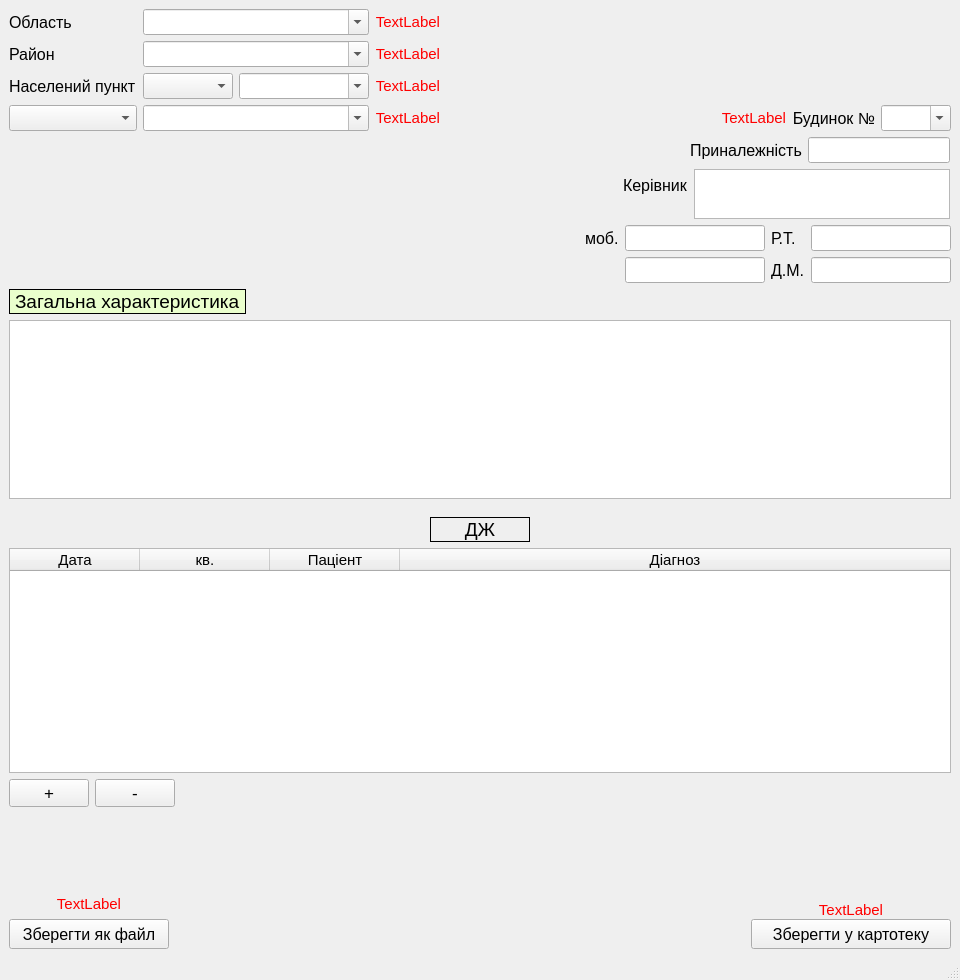
<?xml version="1.0" encoding="UTF-8"?>
<ui version="4.0">
 <class>CardNew</class>
 <widget class="QMainWindow" name="CardNew">
  <property name="geometry">
   <rect>
    <x>0</x>
    <y>0</y>
    <width>960</width>
    <height>980</height>
   </rect>
  </property>
  <property name="windowTitle">
   <string>MainWindow</string>
  </property>
  <widget class="QWidget" name="centralwidget">
   <layout class="QGridLayout" name="gridLayout_2">
    <item row="7" column="0">
     <layout class="QGridLayout" name="gridLayout_9">
      <property name="topMargin">
       <number>9</number>
      </property>
      <property name="horizontalSpacing">
       <number>6</number>
      </property>
      <item row="2" column="0">
       <widget class="QPushButton" name="save_to_fileButton">
        <property name="minimumSize">
         <size>
          <width>160</width>
          <height>30</height>
         </size>
        </property>
        <property name="font">
         <font>
          <pointsize>12</pointsize>
         </font>
        </property>
        <property name="text">
         <string>Зберегти як файл</string>
        </property>
       </widget>
      </item>
      <item row="0" column="0">
       <spacer name="verticalSpacer_3">
        <property name="orientation">
         <enum>Qt::Vertical</enum>
        </property>
        <property name="sizeHint" stdset="0">
         <size>
          <width>20</width>
          <height>40</height>
         </size>
        </property>
       </spacer>
      </item>
      <item row="1" column="0">
       <widget class="QLabel" name="error_save_file">
        <property name="font">
         <font>
          <pointsize>11</pointsize>
         </font>
        </property>
        <property name="styleSheet">
         <string notr="true">color: rgb(255, 0, 0);</string>
        </property>
        <property name="text">
         <string>TextLabel</string>
        </property>
        <property name="alignment">
         <set>Qt::AlignCenter</set>
        </property>
       </widget>
      </item>
      <item row="2" column="1">
       <spacer name="horizontalSpacer_4">
        <property name="orientation">
         <enum>Qt::Horizontal</enum>
        </property>
        <property name="sizeHint" stdset="0">
         <size>
          <width>40</width>
          <height>20</height>
         </size>
        </property>
       </spacer>
      </item>
     </layout>
    </item>
    <item row="1" column="1" colspan="2">
     <layout class="QFormLayout" name="formLayout_2">
      <property name="formAlignment">
       <set>Qt::AlignRight|Qt::AlignTop|Qt::AlignTrailing</set>
      </property>
      <property name="rightMargin">
       <number>7</number>
      </property>
      <item row="0" column="0">
       <widget class="QLabel" name="label_4">
        <property name="font">
         <font>
          <pointsize>12</pointsize>
         </font>
        </property>
        <property name="text">
         <string>Приналежність</string>
        </property>
        <property name="margin">
         <number>2</number>
        </property>
       </widget>
      </item>
      <item row="0" column="1">
       <widget class="QLineEdit" name="affiliation">
        <property name="sizePolicy">
         <sizepolicy hsizetype="Fixed" vsizetype="Fixed">
          <horstretch>0</horstretch>
          <verstretch>0</verstretch>
         </sizepolicy>
        </property>
        <property name="font">
         <font>
          <pointsize>11</pointsize>
         </font>
        </property>
       </widget>
      </item>
     </layout>
    </item>
    <item row="0" column="2">
     <layout class="QGridLayout" name="gridLayout_5">
      <property name="leftMargin">
       <number>150</number>
      </property>
      <property name="topMargin">
       <number>0</number>
      </property>
      <property name="rightMargin">
       <number>0</number>
      </property>
      <property name="bottomMargin">
       <number>0</number>
      </property>
      <item row="0" column="1">
       <spacer name="verticalSpacer_4">
        <property name="orientation">
         <enum>Qt::Vertical</enum>
        </property>
        <property name="sizeHint" stdset="0">
         <size>
          <width>20</width>
          <height>40</height>
         </size>
        </property>
       </spacer>
      </item>
      <item row="1" column="1">
       <widget class="QLabel" name="label_3">
        <property name="font">
         <font>
          <pointsize>12</pointsize>
         </font>
        </property>
        <property name="text">
         <string>Будинок №</string>
        </property>
        <property name="alignment">
         <set>Qt::AlignRight|Qt::AlignTrailing|Qt::AlignVCenter</set>
        </property>
        <property name="margin">
         <number>2</number>
        </property>
       </widget>
      </item>
      <item row="1" column="2">
       <widget class="QComboBox" name="comboBox_house_number">
        <property name="enabled">
         <bool>true</bool>
        </property>
        <property name="minimumSize">
         <size>
          <width>0</width>
          <height>0</height>
         </size>
        </property>
        <property name="maximumSize">
         <size>
          <width>70</width>
          <height>16777215</height>
         </size>
        </property>
        <property name="font">
         <font>
          <pointsize>11</pointsize>
         </font>
        </property>
        <property name="tabletTracking">
         <bool>true</bool>
        </property>
        <property name="autoFillBackground">
         <bool>false</bool>
        </property>
        <property name="editable">
         <bool>true</bool>
        </property>
        <property name="sizeAdjustPolicy">
         <enum>QComboBox::AdjustToContentsOnFirstShow</enum>
        </property>
       </widget>
      </item>
      <item row="1" column="0">
       <widget class="QLabel" name="error_house_numb">
        <property name="font">
         <font>
          <pointsize>11</pointsize>
         </font>
        </property>
        <property name="styleSheet">
         <string notr="true">color: rgb(255, 0, 0);</string>
        </property>
        <property name="text">
         <string>TextLabel</string>
        </property>
        <property name="alignment">
         <set>Qt::AlignRight|Qt::AlignTrailing|Qt::AlignVCenter</set>
        </property>
       </widget>
      </item>
     </layout>
    </item>
    <item row="7" column="2">
     <layout class="QGridLayout" name="gridLayout_6">
      <property name="sizeConstraint">
       <enum>QLayout::SetDefaultConstraint</enum>
      </property>
      <property name="leftMargin">
       <number>0</number>
      </property>
      <property name="rightMargin">
       <number>0</number>
      </property>
      <property name="spacing">
       <number>0</number>
      </property>
      <item row="0" column="1">
       <spacer name="verticalSpacer_2">
        <property name="orientation">
         <enum>Qt::Vertical</enum>
        </property>
        <property name="sizeHint" stdset="0">
         <size>
          <width>20</width>
          <height>40</height>
         </size>
        </property>
       </spacer>
      </item>
      <item row="1" column="1">
       <widget class="QLabel" name="error_save">
        <property name="font">
         <font>
          <pointsize>11</pointsize>
         </font>
        </property>
        <property name="styleSheet">
         <string notr="true">color: rgb(255, 0, 0);</string>
        </property>
        <property name="text">
         <string>TextLabel</string>
        </property>
        <property name="alignment">
         <set>Qt::AlignCenter</set>
        </property>
       </widget>
      </item>
      <item row="2" column="0">
       <spacer name="horizontalSpacer_7">
        <property name="orientation">
         <enum>Qt::Horizontal</enum>
        </property>
        <property name="sizeHint" stdset="0">
         <size>
          <width>150</width>
          <height>20</height>
         </size>
        </property>
       </spacer>
      </item>
      <item row="2" column="1">
       <widget class="QPushButton" name="saveButton">
        <property name="minimumSize">
         <size>
          <width>200</width>
          <height>30</height>
         </size>
        </property>
        <property name="maximumSize">
         <size>
          <width>250</width>
          <height>16777215</height>
         </size>
        </property>
        <property name="font">
         <font>
          <pointsize>12</pointsize>
         </font>
        </property>
        <property name="text">
         <string>Зберегти у картотеку</string>
        </property>
       </widget>
      </item>
     </layout>
    </item>
    <item row="2" column="1" colspan="2">
     <layout class="QFormLayout" name="formLayout">
      <property name="formAlignment">
       <set>Qt::AlignRight|Qt::AlignTop|Qt::AlignTrailing</set>
      </property>
      <property name="rightMargin">
       <number>7</number>
      </property>
      <item row="0" column="0">
       <widget class="QLabel" name="label_5">
        <property name="font">
         <font>
          <pointsize>12</pointsize>
         </font>
        </property>
        <property name="text">
         <string>Керівник</string>
        </property>
        <property name="margin">
         <number>2</number>
        </property>
       </widget>
      </item>
      <item row="0" column="1">
       <widget class="QTextEdit" name="manager">
        <property name="sizePolicy">
         <sizepolicy hsizetype="Fixed" vsizetype="Fixed">
          <horstretch>0</horstretch>
          <verstretch>0</verstretch>
         </sizepolicy>
        </property>
        <property name="maximumSize">
         <size>
          <width>16777215</width>
          <height>50</height>
         </size>
        </property>
        <property name="font">
         <font>
          <pointsize>11</pointsize>
         </font>
        </property>
       </widget>
      </item>
     </layout>
    </item>
    <item row="7" column="1">
     <spacer name="horizontalSpacer">
      <property name="orientation">
       <enum>Qt::Horizontal</enum>
      </property>
      <property name="sizeHint" stdset="0">
       <size>
        <width>40</width>
        <height>20</height>
       </size>
      </property>
     </spacer>
    </item>
    <item row="3" column="0" colspan="3">
     <layout class="QVBoxLayout" name="verticalLayout">
      <item>
       <layout class="QGridLayout" name="gridLayout">
        <item row="1" column="4">
         <widget class="QLineEdit" name="mobile_2">
          <property name="sizePolicy">
           <sizepolicy hsizetype="Fixed" vsizetype="Fixed">
            <horstretch>0</horstretch>
            <verstretch>0</verstretch>
           </sizepolicy>
          </property>
          <property name="maximumSize">
           <size>
            <width>140</width>
            <height>16777215</height>
           </size>
          </property>
          <property name="font">
           <font>
            <pointsize>11</pointsize>
           </font>
          </property>
         </widget>
        </item>
        <item row="0" column="0">
         <spacer name="horizontalSpacer_3">
          <property name="orientation">
           <enum>Qt::Horizontal</enum>
          </property>
          <property name="sizeHint" stdset="0">
           <size>
            <width>40</width>
            <height>20</height>
           </size>
          </property>
         </spacer>
        </item>
        <item row="1" column="5">
         <widget class="QLabel" name="label_8">
          <property name="font">
           <font>
            <pointsize>12</pointsize>
           </font>
          </property>
          <property name="text">
           <string>Д.М.</string>
          </property>
          <property name="margin">
           <number>2</number>
          </property>
         </widget>
        </item>
        <item row="0" column="1">
         <spacer name="horizontalSpacer_5">
          <property name="orientation">
           <enum>Qt::Horizontal</enum>
          </property>
          <property name="sizeHint" stdset="0">
           <size>
            <width>40</width>
            <height>20</height>
           </size>
          </property>
         </spacer>
        </item>
        <item row="0" column="3">
         <widget class="QLabel" name="label_6">
          <property name="font">
           <font>
            <pointsize>12</pointsize>
           </font>
          </property>
          <property name="text">
           <string>моб.</string>
          </property>
          <property name="margin">
           <number>2</number>
          </property>
         </widget>
        </item>
        <item row="0" column="4">
         <widget class="QLineEdit" name="mobile_1">
          <property name="sizePolicy">
           <sizepolicy hsizetype="Fixed" vsizetype="Fixed">
            <horstretch>0</horstretch>
            <verstretch>0</verstretch>
           </sizepolicy>
          </property>
          <property name="maximumSize">
           <size>
            <width>140</width>
            <height>16777215</height>
           </size>
          </property>
          <property name="font">
           <font>
            <pointsize>11</pointsize>
           </font>
          </property>
          <property name="text">
           <string/>
          </property>
         </widget>
        </item>
        <item row="0" column="2">
         <spacer name="horizontalSpacer_6">
          <property name="orientation">
           <enum>Qt::Horizontal</enum>
          </property>
          <property name="sizeHint" stdset="0">
           <size>
            <width>40</width>
            <height>20</height>
           </size>
          </property>
         </spacer>
        </item>
        <item row="0" column="5">
         <widget class="QLabel" name="label_7">
          <property name="font">
           <font>
            <pointsize>12</pointsize>
           </font>
          </property>
          <property name="text">
           <string>Р.Т.</string>
          </property>
          <property name="margin">
           <number>2</number>
          </property>
         </widget>
        </item>
        <item row="1" column="6">
         <widget class="QLineEdit" name="home_phone">
          <property name="sizePolicy">
           <sizepolicy hsizetype="Fixed" vsizetype="Fixed">
            <horstretch>0</horstretch>
            <verstretch>0</verstretch>
           </sizepolicy>
          </property>
          <property name="maximumSize">
           <size>
            <width>140</width>
            <height>16777215</height>
           </size>
          </property>
          <property name="font">
           <font>
            <pointsize>11</pointsize>
           </font>
          </property>
         </widget>
        </item>
        <item row="0" column="6">
         <widget class="QLineEdit" name="work_phone">
          <property name="sizePolicy">
           <sizepolicy hsizetype="Fixed" vsizetype="Fixed">
            <horstretch>0</horstretch>
            <verstretch>0</verstretch>
           </sizepolicy>
          </property>
          <property name="maximumSize">
           <size>
            <width>140</width>
            <height>16777215</height>
           </size>
          </property>
          <property name="font">
           <font>
            <pointsize>11</pointsize>
           </font>
          </property>
          <property name="text">
           <string/>
          </property>
         </widget>
        </item>
       </layout>
      </item>
      <item>
       <layout class="QFormLayout" name="formLayout_8">
        <property name="bottomMargin">
         <number>0</number>
        </property>
        <item row="0" column="0">
         <widget class="QLabel" name="label_2">
          <property name="font">
           <font>
            <pointsize>14</pointsize>
           </font>
          </property>
          <property name="styleSheet">
           <string notr="true">background-color: rgb(234, 255, 205);</string>
          </property>
          <property name="frameShape">
           <enum>QFrame::Box</enum>
          </property>
          <property name="text">
           <string>Загальна характеристика</string>
          </property>
          <property name="margin">
           <number>2</number>
          </property>
         </widget>
        </item>
        <item row="0" column="1">
         <spacer name="horizontalSpacer_8">
          <property name="orientation">
           <enum>Qt::Horizontal</enum>
          </property>
          <property name="sizeHint" stdset="0">
           <size>
            <width>40</width>
            <height>20</height>
           </size>
          </property>
         </spacer>
        </item>
       </layout>
      </item>
      <item>
       <widget class="QTextEdit" name="general_chatacteristics">
        <property name="font">
         <font>
          <pointsize>11</pointsize>
         </font>
        </property>
        <property name="mouseTracking">
         <bool>false</bool>
        </property>
        <property name="html">
         <string>&lt;!DOCTYPE HTML PUBLIC &quot;-//W3C//DTD HTML 4.0//EN&quot; &quot;http://www.w3.org/TR/REC-html40/strict.dtd&quot;&gt;
&lt;html&gt;&lt;head&gt;&lt;meta name=&quot;qrichtext&quot; content=&quot;1&quot; /&gt;&lt;style type=&quot;text/css&quot;&gt;
p, li { white-space: pre-wrap; }
&lt;/style&gt;&lt;/head&gt;&lt;body style=&quot; font-family:'MS Shell Dlg 2'; font-size:11pt; font-weight:400; font-style:normal;&quot;&gt;
&lt;p style=&quot;-qt-paragraph-type:empty; margin-top:0px; margin-bottom:0px; margin-left:0px; margin-right:0px; -qt-block-indent:0; text-indent:0px;&quot;&gt;&lt;br /&gt;&lt;/p&gt;&lt;/body&gt;&lt;/html&gt;</string>
        </property>
       </widget>
      </item>
     </layout>
    </item>
    <item row="5" column="1">
     <spacer name="horizontalSpacer_2">
      <property name="orientation">
       <enum>Qt::Horizontal</enum>
      </property>
      <property name="sizeHint" stdset="0">
       <size>
        <width>40</width>
        <height>20</height>
       </size>
      </property>
     </spacer>
    </item>
    <item row="0" column="0">
     <layout class="QGridLayout" name="gridLayout_4">
      <property name="rightMargin">
       <number>20</number>
      </property>
      <item row="0" column="1">
       <widget class="QComboBox" name="comboBox_region_name">
        <property name="enabled">
         <bool>true</bool>
        </property>
        <property name="font">
         <font>
          <pointsize>11</pointsize>
         </font>
        </property>
        <property name="tabletTracking">
         <bool>true</bool>
        </property>
        <property name="autoFillBackground">
         <bool>false</bool>
        </property>
        <property name="editable">
         <bool>true</bool>
        </property>
        <property name="sizeAdjustPolicy">
         <enum>QComboBox::AdjustToContentsOnFirstShow</enum>
        </property>
       </widget>
      </item>
      <item row="3" column="0">
       <widget class="QComboBox" name="comboBox_streets">
        <property name="minimumSize">
         <size>
          <width>110</width>
          <height>0</height>
         </size>
        </property>
        <property name="font">
         <font>
          <pointsize>11</pointsize>
         </font>
        </property>
       </widget>
      </item>
      <item row="3" column="1">
       <widget class="QComboBox" name="comboBox_streets_name">
        <property name="enabled">
         <bool>true</bool>
        </property>
        <property name="minimumSize">
         <size>
          <width>200</width>
          <height>0</height>
         </size>
        </property>
        <property name="font">
         <font>
          <pointsize>11</pointsize>
         </font>
        </property>
        <property name="tabletTracking">
         <bool>true</bool>
        </property>
        <property name="autoFillBackground">
         <bool>false</bool>
        </property>
        <property name="editable">
         <bool>true</bool>
        </property>
        <property name="sizeAdjustPolicy">
         <enum>QComboBox::AdjustToContentsOnFirstShow</enum>
        </property>
       </widget>
      </item>
      <item row="2" column="0">
       <widget class="QLabel" name="label_4_6">
        <property name="font">
         <font>
          <pointsize>12</pointsize>
         </font>
        </property>
        <property name="text">
         <string>Населений пункт</string>
        </property>
        <property name="margin">
         <number>2</number>
        </property>
       </widget>
      </item>
      <item row="2" column="1">
       <layout class="QFormLayout" name="formLayout_3">
        <item row="0" column="0">
         <widget class="QComboBox" name="comboBox_locality_type">
          <property name="enabled">
           <bool>true</bool>
          </property>
          <property name="minimumSize">
           <size>
            <width>90</width>
            <height>0</height>
           </size>
          </property>
          <property name="font">
           <font>
            <pointsize>11</pointsize>
           </font>
          </property>
          <property name="tabletTracking">
           <bool>true</bool>
          </property>
          <property name="autoFillBackground">
           <bool>false</bool>
          </property>
          <property name="editable">
           <bool>false</bool>
          </property>
          <property name="sizeAdjustPolicy">
           <enum>QComboBox::AdjustToContentsOnFirstShow</enum>
          </property>
         </widget>
        </item>
        <item row="0" column="1">
         <widget class="QComboBox" name="comboBox_locality_name">
          <property name="enabled">
           <bool>true</bool>
          </property>
          <property name="minimumSize">
           <size>
            <width>130</width>
            <height>0</height>
           </size>
          </property>
          <property name="font">
           <font>
            <pointsize>11</pointsize>
           </font>
          </property>
          <property name="tabletTracking">
           <bool>true</bool>
          </property>
          <property name="autoFillBackground">
           <bool>false</bool>
          </property>
          <property name="editable">
           <bool>true</bool>
          </property>
          <property name="sizeAdjustPolicy">
           <enum>QComboBox::AdjustToContentsOnFirstShow</enum>
          </property>
         </widget>
        </item>
       </layout>
      </item>
      <item row="0" column="0">
       <widget class="QLabel" name="label_4_5">
        <property name="font">
         <font>
          <pointsize>12</pointsize>
         </font>
        </property>
        <property name="text">
         <string>Область</string>
        </property>
        <property name="margin">
         <number>2</number>
        </property>
       </widget>
      </item>
      <item row="1" column="0">
       <widget class="QLabel" name="label_4_4">
        <property name="font">
         <font>
          <pointsize>12</pointsize>
         </font>
        </property>
        <property name="text">
         <string>Район</string>
        </property>
        <property name="margin">
         <number>2</number>
        </property>
       </widget>
      </item>
      <item row="1" column="1">
       <widget class="QComboBox" name="comboBox_district_name">
        <property name="enabled">
         <bool>true</bool>
        </property>
        <property name="font">
         <font>
          <pointsize>11</pointsize>
         </font>
        </property>
        <property name="tabletTracking">
         <bool>true</bool>
        </property>
        <property name="autoFillBackground">
         <bool>false</bool>
        </property>
        <property name="editable">
         <bool>true</bool>
        </property>
        <property name="sizeAdjustPolicy">
         <enum>QComboBox::AdjustToContentsOnFirstShow</enum>
        </property>
       </widget>
      </item>
      <item row="0" column="2">
       <widget class="QLabel" name="error_region">
        <property name="font">
         <font>
          <pointsize>11</pointsize>
         </font>
        </property>
        <property name="styleSheet">
         <string notr="true">color: rgb(255, 0, 0);</string>
        </property>
        <property name="text">
         <string>TextLabel</string>
        </property>
        <property name="alignment">
         <set>Qt::AlignRight|Qt::AlignTrailing|Qt::AlignVCenter</set>
        </property>
       </widget>
      </item>
      <item row="1" column="2">
       <widget class="QLabel" name="error_district">
        <property name="font">
         <font>
          <pointsize>11</pointsize>
         </font>
        </property>
        <property name="styleSheet">
         <string notr="true">color: rgb(255, 0, 0);</string>
        </property>
        <property name="text">
         <string>TextLabel</string>
        </property>
        <property name="alignment">
         <set>Qt::AlignRight|Qt::AlignTrailing|Qt::AlignVCenter</set>
        </property>
       </widget>
      </item>
      <item row="2" column="2">
       <widget class="QLabel" name="error_locality">
        <property name="font">
         <font>
          <pointsize>11</pointsize>
         </font>
        </property>
        <property name="styleSheet">
         <string notr="true">color: rgb(255, 0, 0);</string>
        </property>
        <property name="text">
         <string>TextLabel</string>
        </property>
        <property name="alignment">
         <set>Qt::AlignRight|Qt::AlignTrailing|Qt::AlignVCenter</set>
        </property>
       </widget>
      </item>
      <item row="3" column="2">
       <widget class="QLabel" name="error_street">
        <property name="font">
         <font>
          <pointsize>11</pointsize>
         </font>
        </property>
        <property name="styleSheet">
         <string notr="true">color: rgb(255, 0, 0);</string>
        </property>
        <property name="text">
         <string>TextLabel</string>
        </property>
        <property name="alignment">
         <set>Qt::AlignRight|Qt::AlignTrailing|Qt::AlignVCenter</set>
        </property>
       </widget>
      </item>
     </layout>
    </item>
    <item row="6" column="2">
     <spacer name="verticalSpacer">
      <property name="orientation">
       <enum>Qt::Vertical</enum>
      </property>
      <property name="sizeHint" stdset="0">
       <size>
        <width>20</width>
        <height>40</height>
       </size>
      </property>
     </spacer>
    </item>
    <item row="4" column="0" colspan="3">
     <layout class="QFormLayout" name="formLayout_4">
      <property name="topMargin">
       <number>12</number>
      </property>
      <item row="1" column="0" colspan="2">
       <widget class="QTableWidget" name="tableWidget_diag">
        <property name="minimumSize">
         <size>
          <width>0</width>
          <height>225</height>
         </size>
        </property>
        <property name="font">
         <font>
          <pointsize>11</pointsize>
         </font>
        </property>
        <attribute name="horizontalHeaderDefaultSectionSize">
         <number>130</number>
        </attribute>
        <attribute name="horizontalHeaderShowSortIndicator" stdset="0">
         <bool>false</bool>
        </attribute>
        <attribute name="horizontalHeaderStretchLastSection">
         <bool>true</bool>
        </attribute>
        <attribute name="verticalHeaderDefaultSectionSize">
         <number>30</number>
        </attribute>
        <attribute name="verticalHeaderMinimumSectionSize">
         <number>24</number>
        </attribute>
        <column>
         <property name="text">
          <string>Дата</string>
         </property>
        </column>
        <column>
         <property name="text">
          <string>кв.</string>
         </property>
        </column>
        <column>
         <property name="text">
          <string>Паціент</string>
         </property>
        </column>
        <column>
         <property name="text">
          <string>Діагноз</string>
         </property>
        </column>
       </widget>
      </item>
      <item row="2" column="0">
       <layout class="QGridLayout" name="gridLayout_3">
        <item row="0" column="1">
         <widget class="QPushButton" name="del_from_diag_Button">
          <property name="font">
           <font>
            <pointsize>13</pointsize>
           </font>
          </property>
          <property name="text">
           <string>-</string>
          </property>
         </widget>
        </item>
        <item row="0" column="0">
         <widget class="QPushButton" name="add_to_diag_Button">
          <property name="font">
           <font>
            <pointsize>13</pointsize>
           </font>
          </property>
          <property name="text">
           <string>+</string>
          </property>
         </widget>
        </item>
       </layout>
      </item>
      <item row="0" column="0" colspan="2">
       <layout class="QGridLayout" name="gridLayout_7">
        <item row="0" column="2">
         <spacer name="horizontalSpacer_9">
          <property name="orientation">
           <enum>Qt::Horizontal</enum>
          </property>
          <property name="sizeHint" stdset="0">
           <size>
            <width>40</width>
            <height>20</height>
           </size>
          </property>
         </spacer>
        </item>
        <item row="0" column="1">
         <widget class="QLabel" name="label_10">
          <property name="minimumSize">
           <size>
            <width>100</width>
            <height>25</height>
           </size>
          </property>
          <property name="font">
           <font>
            <pointsize>14</pointsize>
           </font>
          </property>
          <property name="layoutDirection">
           <enum>Qt::LeftToRight</enum>
          </property>
          <property name="frameShape">
           <enum>QFrame::Box</enum>
          </property>
          <property name="frameShadow">
           <enum>QFrame::Plain</enum>
          </property>
          <property name="text">
           <string>ДЖ</string>
          </property>
          <property name="alignment">
           <set>Qt::AlignCenter</set>
          </property>
         </widget>
        </item>
        <item row="0" column="0">
         <spacer name="horizontalSpacer_10">
          <property name="orientation">
           <enum>Qt::Horizontal</enum>
          </property>
          <property name="sizeHint" stdset="0">
           <size>
            <width>40</width>
            <height>20</height>
           </size>
          </property>
         </spacer>
        </item>
       </layout>
      </item>
      <item row="2" column="1">
       <layout class="QGridLayout" name="gridLayout_8">
        <property name="leftMargin">
         <number>0</number>
        </property>
        <property name="horizontalSpacing">
         <number>6</number>
        </property>
       </layout>
      </item>
     </layout>
    </item>
   </layout>
   <zorder>horizontalSpacer</zorder>
   <zorder>horizontalSpacer_2</zorder>
   <zorder>verticalSpacer</zorder>
   <zorder></zorder>
  </widget>
  <widget class="QMenuBar" name="menubar">
   <property name="geometry">
    <rect>
     <x>0</x>
     <y>0</y>
     <width>960</width>
     <height>21</height>
    </rect>
   </property>
  </widget>
  <widget class="QStatusBar" name="statusbar"/>
 </widget>
 <resources/>
 <connections/>
</ui>
